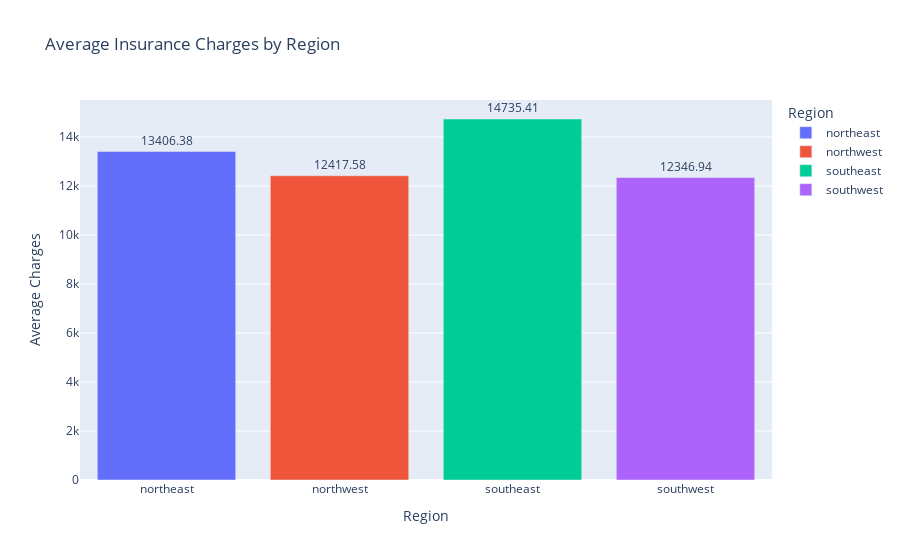

Source (notebook cell):
### Code cell
# Calculate average charges by region
avg_charges = df.groupby('region')['charges'].mean().reset_index()

# Create bar chart
fig = px.bar(avg_charges, x='region', y='charges', color='region',text='charges', 
             title='Average Insurance Charges by Region',
             labels={'charges': 'Average Charges', 'region': 'Region'})
fig.update_traces(texttemplate='%{text:.2f}', textposition='outside')
fig.update_layout(uniformtext_minsize=8, uniformtext_mode='hide')

fig.show()

### Figure 1 — Plotly figure (JSON) as saved in the notebook; plotly's stock layout.template omitted (floating-point values rounded to 4 significant figures)
{"data": [{"hovertemplate": "Region=%{x}<br>Average Charges=%{text}<extra></extra>", "legendgroup": "northeast", "marker": {"color": "#636efa", "pattern": {"shape": ""}}, "name": "northeast", "orientation": "v", "showlegend": true, "text": [13410.0], "textposition": "outside", "texttemplate": "%{text:.2f}", "type": "bar", "x": ["northeast"], "xaxis": "x", "y": [13410.0], "yaxis": "y"}, {"hovertemplate": "Region=%{x}<br>Average Charges=%{text}<extra></extra>", "legendgroup": "northwest", "marker": {"color": "#EF553B", "pattern": {"shape": ""}}, "name": "northwest", "orientation": "v", "showlegend": true, "text": [12420.0], "textposition": "outside", "texttemplate": "%{text:.2f}", "type": "bar", "x": ["northwest"], "xaxis": "x", "y": [12420.0], "yaxis": "y"}, {"hovertemplate": "Region=%{x}<br>Average Charges=%{text}<extra></extra>", "legendgroup": "southeast", "marker": {"color": "#00cc96", "pattern": {"shape": ""}}, "name": "southeast", "orientation": "v", "showlegend": true, "text": [14740.0], "textposition": "outside", "texttemplate": "%{text:.2f}", "type": "bar", "x": ["southeast"], "xaxis": "x", "y": [14740.0], "yaxis": "y"}, {"hovertemplate": "Region=%{x}<br>Average Charges=%{text}<extra></extra>", "legendgroup": "southwest", "marker": {"color": "#ab63fa", "pattern": {"shape": ""}}, "name": "southwest", "orientation": "v", "showlegend": true, "text": [12350.0], "textposition": "outside", "texttemplate": "%{text:.2f}", "type": "bar", "x": ["southwest"], "xaxis": "x", "y": [12350.0], "yaxis": "y"}], "layout": {"barmode": "relative", "legend": {"title": {"text": "Region"}, "tracegroupgap": 0}, "title": {"text": "Average Insurance Charges by Region"}, "uniformtext": {"minsize": 8, "mode": "hide"}, "xaxis": {"anchor": "y", "categoryarray": ["northeast", "northwest", "southeast", "southwest"], "categoryorder": "array", "domain": [0, 1], "title": {"text": "Region"}}, "yaxis": {"anchor": "x", "domain": [0, 1], "title": {"text": "Average Charges"}}}}
